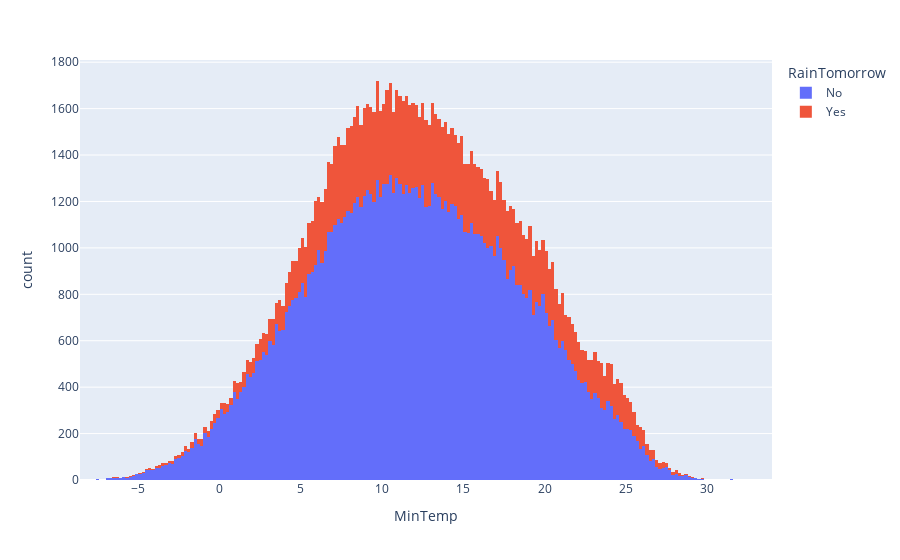

Write notebook code for a chart like this one.
### Code cell
px.histogram (rain_df,
           x = 'MinTemp',
           color = 'RainTomorrow')

### Figure 1 — Plotly figure (JSON) as saved in the notebook; plotly's stock layout.template omitted (floating-point values rounded to 4 significant figures; data arrays with more than 128 entries replaced by an {"elided": "..."} marker saying what was removed)
{"data": [{"bingroup": "x", "hovertemplate": "RainTomorrow=No<br>MinTemp=%{x}<br>count=%{y}<extra></extra>", "legendgroup": "No", "marker": {"color": "#636efa", "pattern": {"shape": ""}}, "name": "No", "orientation": "v", "showlegend": true, "type": "histogram", "x": {"elided": "110316 float values"}, "xaxis": "x", "yaxis": "y"}, {"bingroup": "x", "hovertemplate": "RainTomorrow=Yes<br>MinTemp=%{x}<br>count=%{y}<extra></extra>", "legendgroup": "Yes", "marker": {"color": "#EF553B", "pattern": {"shape": ""}}, "name": "Yes", "orientation": "v", "showlegend": true, "type": "histogram", "x": {"elided": "31877 float values"}, "xaxis": "x", "yaxis": "y"}], "layout": {"barmode": "relative", "legend": {"title": {"text": "RainTomorrow"}, "tracegroupgap": 0}, "margin": {"t": 60}, "xaxis": {"anchor": "y", "domain": [0, 1], "title": {"text": "MinTemp"}}, "yaxis": {"anchor": "x", "domain": [0, 1], "title": {"text": "count"}}}}
